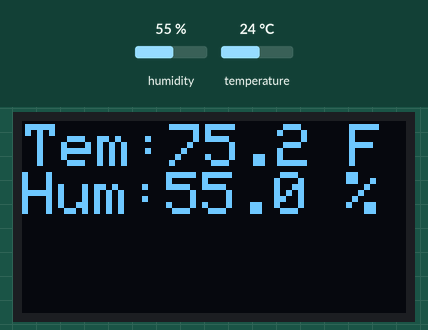
The sketch below on a simulated Arduino Uno, built with avr-gcc and run on an emulated ATmega328P. Shown: 128×64 one-colour display. Inputs (shaded band) come from the test bench; at power-on: humidity 55 %, temperature 24 °C.

Above: at 2.8 s.
2.9 s: humidity set to 22 %
At 5.3 s:
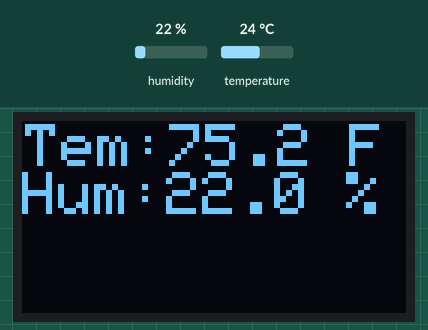
5.6 s: temperature set to 12 °C
At 7.4 s:
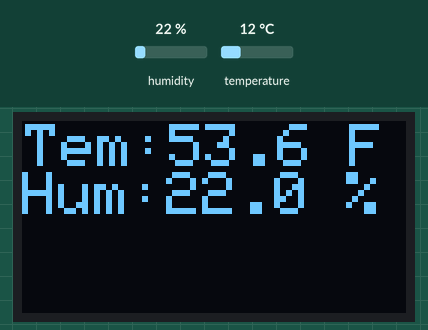
8.3 s: humidity set to 40 %
At 11.2 s:
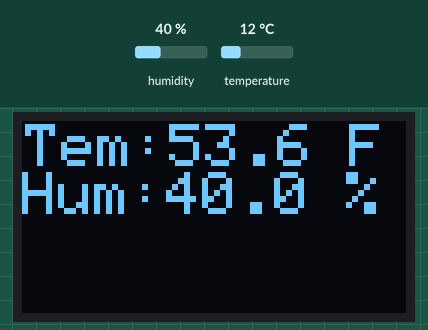
11.8 s: temperature set to 19 °C
At 13.2 s:
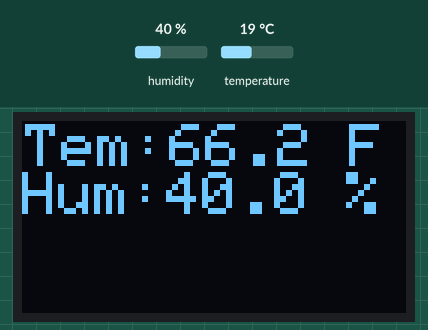
Timing chart, 0 to 14.8 s (numbered marks = the images above; inputs shaded):
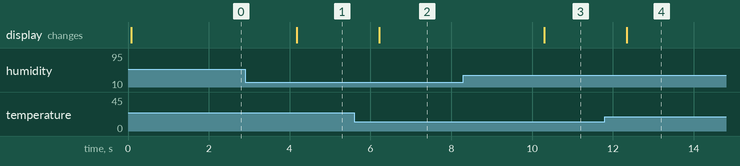

The sketch:

Oled_with_DHT11.ino
```cpp
/* DHT11 Sensor Porject with OLED Screen Display
/  By Chengmania
/  on cold snow filled Sunday 1/21/2024
*/

//Display Includes And Definitions
#include <Wire.h>
#include <Adafruit_GFX.h>
#include <Adafruit_SSD1306.h>
#define OLED_RESET 4
Adafruit_SSD1306 display(128, 64, &Wire, OLED_RESET);

//DHT11 Include
#include <DHT.h>
#define DHTPIN 4
#define DHTTYPE DHT11
DHT dht(DHTPIN, DHTTYPE);

void setup() {
  display.begin(SSD1306_SWITCHCAPVCC, 0x3C); //or 0x3C
  display.clearDisplay();
  display.setTextSize(2);             // Normal 1:1 pixel scale
  display.setTextColor(SSD1306_WHITE);        // Draw white text
  display.setTextWrap(false);

  dht.begin();

}

void loop() {
  readandDisplayDHT();
}

void readandDisplayDHT(){

  float humidity  = dht.readHumidity();        // read humidity
  float temp      = dht.readTemperature();     // read Temp
  float tempF     = dht.readTemperature(true); // read temp in Fahrenheit

  //error checking
  // Check if any reads failed and exit early (to try again).
  if (isnan(humidity) || isnan(temp) || isnan(tempF)) {
    Serial.println(F("Failed to read from DHT sensor!"));
    return;
  }

  //clear display set position and print
  display.clearDisplay();
  display.setCursor(1,1);

  display.print("Tem:"); display.print(tempF,1); display.println(" F");
  display.print("Hum:" ); display.print(humidity,1); display.println(" %");
  display.display();  //needed to print to display

  return;

}
```

Measured:
- after the input at 2.9 s, the display: changes after 1.3 s (image 1)
- after the input at 5.6 s, the display: changes after 0.61 s (image 2)
- after the input at 8.3 s, the display: changes after 2.0 s (image 3)
- after the input at 11.8 s, the display: changes after 0.55 s (image 4)
